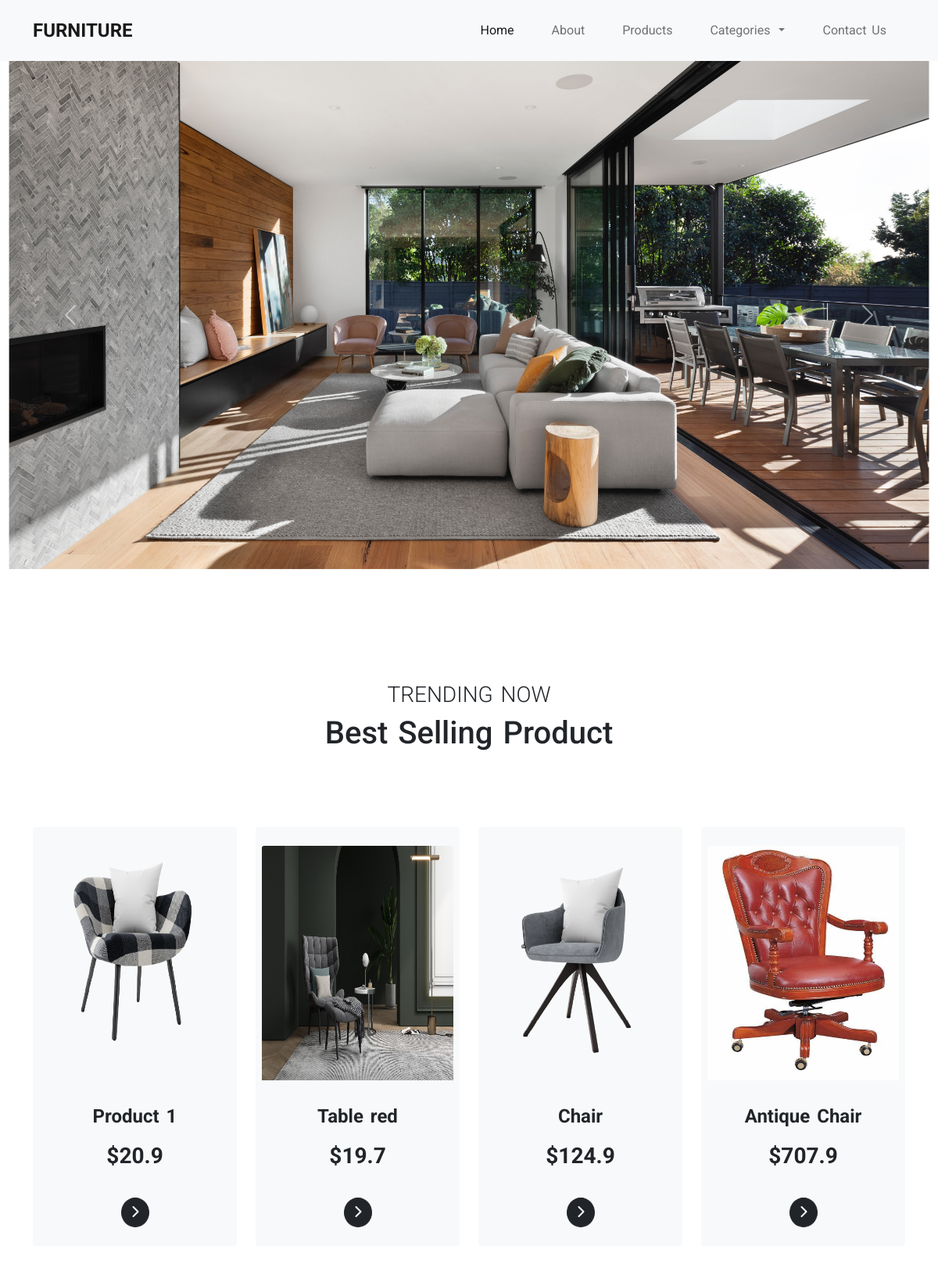
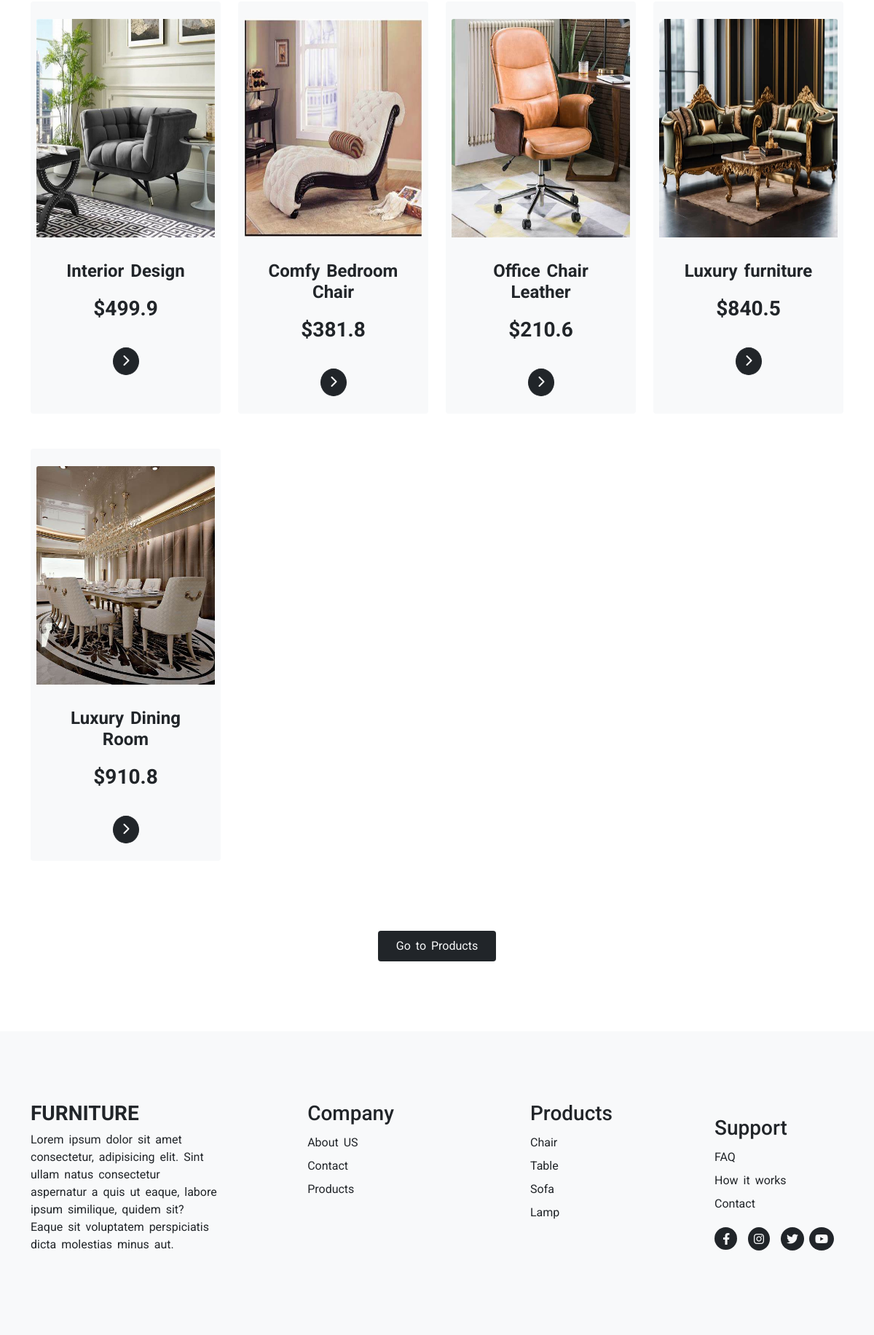
The page / on the database its author committed (2 pictures, top to bottom).
### aplikacion/models.py (models this page shows, shortened)
class Product(models.Model):
    product_name = models.CharField(max_length=100, null=True, blank=True)
    product_image = models.ImageField(upload_to="product/", null=True, blank=True)
    product_image1 = models.ImageField(upload_to="product/", null=True, blank=True)
    product_description = models.TextField(max_length=1000, null=True, blank=True)
    product_price = models.DecimalField(
        max_digits=4, decimal_places=1, null=True, blank=True
    )
    product_category = models.ForeignKey(Category, on_delete=models.CASCADE, null=True, blank=True)

### aplikacion/views.py (the view)
# urls.py: path("", views.home, name="homePage"),
def home(request):
    products = Product.objects.all() # tek html duhet cikel
    categories = Category.objects.all()
    context = {"products": products, "categories":categories}
    return render(request, "home.html", context)

### aplikacion/templates/home.html (shortened to what this page needs)
{% extends 'index.html' %}
{% load static %}
{% block content %}
<div id="carousel1" class="carousel slide carousel-fade">
    <div class="carousel-inner">
        <div class="carousel-item active">
            <img src="{% static 'images/carousel1/img1.jpg' %}" class="d-block w-100" alt="...">
        </div>
    </div>
    <button class="carousel-control-prev" type="button" data-bs-target="#carousel1" data-bs-slide="prev">
        <span class="carousel-control-prev-icon" aria-hidden="true"></span>
    </button>
    <button class="carousel-control-next" type="button" data-bs-target="#carousel1" data-bs-slide="next">
        <span class="carousel-control-next-icon" aria-hidden="true"></span>
    </button>
</div>
<div class="container my-5 pt-5">
    <div class="my-5 text-center">
        <h3 class="text-uppercase fw-light">trending now</h3>
        <h2 class="fs-1">Best Selling Product</h2>
    </div>
    <div class="row">
        {% for product in products %}
        <div class="col-12 col-md-6 col-lg-3 mt-5">
            <div class="card h-100 p-2 bg-light border-0">
                <img src="{{product.product_image.url}}" class="card-img-top mt-3 img-fluid chair" alt="...">
                <div class="card-body text-center">
                    <h4 class="card-title fw-bolder mt-3">{{product.product_name}}</h4>
                    <p class="card-text fw-bold mt-3 fs-3">${{product.product_price}}</p>
                    <a href="product.html" class="btn btn-dark rounded-circle mt-3" aria-label="products"><i
                            class="fas fa-chevron-right"></i></a>
                </div>
            </div>
        </div>
        {% endfor %}
        <div class="d-flex justify-content-center align-content-center my-5 pt-5">
            <a href="products.html" class="btn bg-dark text-light py-2 px-4">Go to Products</a>
        </div>
    </div>
</div>
{% endblock %}

### aplikacion/templates/index.html (shortened to what this page needs)
<!DOCTYPE html>
{% load static %}
<html lang="en">
<head>
    <link rel="stylesheet" href="{% static 'css/bootstrap.min.css' %}">
    <link rel="stylesheet" href="{% static 'css/style.css' %}">
    <link rel="stylesheet" href="https://cdnjs.cloudflare.com/ajax/libs/font-awesome/6.0.0-beta3/css/all.min.css"
>
</head>
<body>
    {% include 'navbar.html' %}
    {% block content %}
    {% endblock %}
    {% include 'footer.html' %}
</body>
</html>

### aplikacion/templates/navbar.html (shortened to what this page needs)
<nav class="navbar navbar-expand-lg navbar-light bg-light text-dark py-3">
    <div class="container">
        <a class="navbar-brand fw-bolder fs-4 text-uppercase" href="{% url 'homePage' %}">furniture</a>
        <div class="collapse navbar-collapse" id="navbarSupportedContent">
            <ul class="navbar-nav ms-auto mb-2 mb-lg-0 text-dark">
                <li class="nav-item px-3">
                    <a class="nav-link active" aria-current="page" href="{% url 'homePage' %}">Home</a>
                </li>
                <li class="nav-item px-3">
                    <a class="nav-link " href="{% url 'aboutPage' %}">About
                    </a>
                </li>
                <li class="nav-item px-3">
                    <a class="nav-link " href="{% url 'productsPage' %}">Products
                    </a>
                </li>
                <li class="nav-item dropdown px-3">
                    <a class="nav-link dropdown-toggle" href="#" id="navbarDropdown" role="button"
                        data-bs-toggle="dropdown" aria-expanded="true">
                        Categories
                    </a>
                </li>
                <li class="nav-item px-3">
                    <a class="nav-link" href="{% url 'contactPage' %}">Contact Us</a>
                </li>
            </ul>
        </div>
    </div>
</nav>

### aplikacion/templates/footer.html
<footer class="bg-light py-5">
    <div class="container py-5">
        <div class="row">
            <div class="col-12 col-md-6 col-lg-3">
                <h3 class="fs-3 fw-bold text-dark"><a href="" class="text-decoration-none text-dark">FURNITURE</a>
                </h3>
                <p>Lorem ipsum dolor sit amet consectetur, adipisicing elit. Sint ullam natus consectetur aspernatur
                    a quis ut eaque, labore ipsum similique, quidem sit? Eaque sit voluptatem perspiciatis dicta
                    molestias minus aut.</p>
            </div>
            <div class="col-6 col-lg-3 d-md-flex justify-content-center align-content-center
                    ">
                <div>
                    <h3 class="ps-md-5">Company</h3>
                    <ul class="list-unstyled ps-md-5 lh-lg">
                        <li><a href="about.html" class="text-decoration-none text-dark">About US</a></li>
                        <li><a href="contact.html" class="text-decoration-none text-dark">Contact</a></li>
                        <li><a href="products.html" class="text-decoration-none text-dark">Products</a></li>
                    </ul>
                </div>
            </div>
            <div class=" col-6 col-lg-3 ps-md-5 d-md-flex justify-content-center align-content-center">
                <div>
                    <h3 class="ps-md-5">Products</h3>
                    <ul class="list-unstyled ps-md-5 lh-lg">
                        <li><a href="category_products.html" class="text-decoration-none text-dark">Chair</a></li>
                        <li><a href="category_products.html" class="text-decoration-none text-dark">Table</a></li>
                        <li><a href="category_products.html" class="text-decoration-none text-dark">Sofa</a></li>
                        <li><a href="category_products.html" class="text-decoration-none text-dark">Lamp</a></li>
                    </ul>
                </div>
            </div>
            <div
                class="col-12 col-md-6 col-lg-3 ps-md-5 d-flex justify-content-md-center align-content-center flex-md-column flex-md-row">
                <div>
                    <h3 class="ps-md-5">Support</h3>
                    <ul class="list-unstyled ps-md-5 lh-lg">
                        <li><a href="" class="text-decoration-none text-dark">FAQ</a></li>
                        <li><a href="" class="text-decoration-none text-dark">How it works</a></li>
                        <li><a href="" class="text-decoration-none text-dark">Contact</a></li>
                    </ul>
                </div>
                <div class="social text-light ps-5 m-5 m-md-0">
                    <a href="https://facebook.com" aria-label="facebook"> <i
                            class="fab fa-facebook-f pt-2 bg-dark rounded-circle"></i></a>
                    <a href="https://instagram.com" aria-label="instagram"><i
                            class="fab fa-instagram ms-2 p-2 bg-dark rounded-circle"></i></a>
                    <a href="https://twitter.com" aria-label="twitter"> <i
                            class="fab fa-twitter ms-2 p-2 bg-dark rounded-circle"></i></a>
                    <a href="https://youtube.com" aria-label="youtube"> <i
                            class="fab fa-youtube bg-dark p-2 rounded-circle"></i></a>
                </div>
            </div>
        </div>
    </div>
</footer>

### aplikacion/static/css/style.css (style rules this page uses)
* { margin: 0; padding: 0; box-sizing: border-box; }
body { font-size: 1rem; line-height: 1.5; word-spacing: 3px; font-family: 'Roboto', sans-serif; }
.navbar-brand { text-transform: uppercase; }
.navbar-nav .nav-item a, .navbar-brand { color: #000; }
#carousel1 .carousel-inner, #carousel1 .carousel-inner img { width: 100%; height: 650px; object-fit: cover; }
.chair { height: 300px; }
footer .fab { color: #f8f9fa; }
.fa-facebook-f { width: 31px; height: 31px; padding-left: 0.7rem; }

### rows shown on the page
Product: product_image (picture), product_name "Product 1", product_price "20.9"
Product: product_image (picture), product_name "Table red", product_price "19.7"
Product: product_image (picture), product_name "Chair", product_price "124.9"
Product: product_image (picture), product_name "Antique Chair", product_price "707.9"
Product: product_image (picture), product_name "Interior Design", product_price "499.9"
Product: product_image (picture), product_name "Comfy Bedroom Chair", product_price "381.8"
Product: product_image (picture), product_name "Office Chair Leather", product_price "210.6"
Product: product_image (picture), product_name "Luxury furniture", product_price "840.5"
Product: product_image (picture), product_name "Luxury Dining Room", product_price "910.8"
